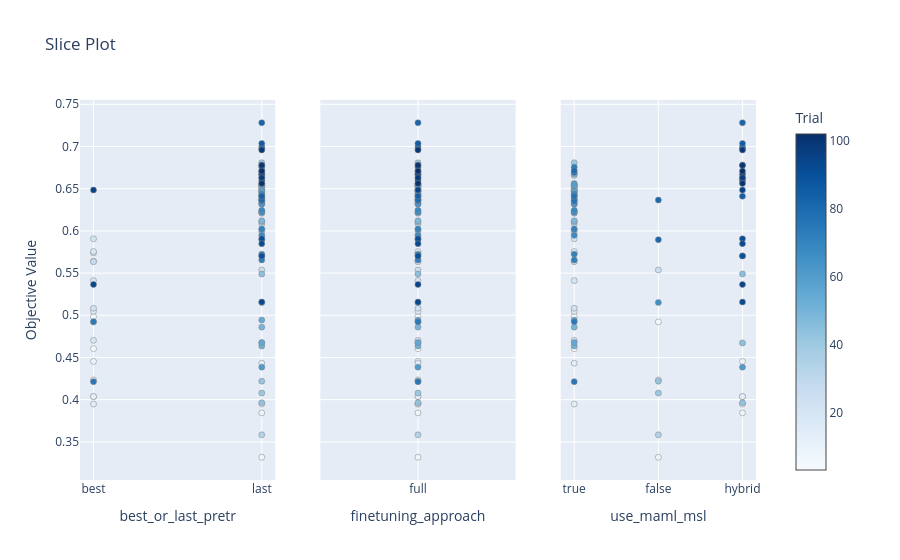

Source (notebook cell):
### Code cell
fig_slice = plot_slice(study, params=params_to_plot_MISC)
fig_slice.show()

### Figure 1 — Plotly figure (JSON) as saved in the notebook; plotly's stock layout.template omitted (floating-point values rounded to 4 significant figures)
{"data": [{"marker": {"color": [3, 4, 5, 6, 7, 8, 9, 10, 11, 12, 13, 14, 15, 16, 17, 18, 19, 20, 21, 22, 23, 24, 25, 26, 27, 28, 29, 30, 31, 32, 33, 34, 35, 36, 37, 38, 39, 40, 41, 42, 43, 44, 45, 46, 47, 48, 49, 50, 51, 52, 53, 54, 55, 56, 57, 58, 59, 60, 61, 62, 63, 64, 65, 66, 67, 68, 69, 70, 71, 72, 73, 74, 75, 76, 77, 78, 79, 80, 81, 82, 83, 84, 85, 86, 87, 88, 89, 90, 91, 92, 93, 94, 95, 96, 97, 98, 99, 100, 101, 102], "colorbar": {"title": {"text": "Trial"}, "x": 1, "xpad": 40}, "colorscale": [[0, "rgb(247,251,255)"], [0.125, "rgb(222,235,247)"], [0.25, "rgb(198,219,239)"], [0.375, "rgb(158,202,225)"], [0.5, "rgb(107,174,214)"], [0.625, "rgb(66,146,198)"], [0.75, "rgb(33,113,181)"], [0.875, "rgb(8,81,156)"], [1, "rgb(8,48,107)"]], "line": {"color": "Grey", "width": 0.5}, "showscale": true}, "mode": "markers", "name": "Feasible Trial", "showlegend": false, "type": "scatter", "x": ["best", "best", "best", "last", "last", "last", "best", "best", "best", "best", "best", "last", "best", "best", "best", "best", "best", "best", "best", "best", "last", "last", "last", "best", "last", "last", "last", "last", "last", "last", "last", "last", "last", "last", "last", "last", "last", "last", "last", "last", "last", "last", "last", "last", "last", "last", "last", "last", "last", "last", "last", "last", "last", "last", "last", "last", "last", "last", "last", "last", "last", "last", "last", "last", "last", "last", "last", "last", "last", "last", "last", "best", "best", "last", "last", "last", "last", "last", "last", "last", "last", "last", "last", "last", "last", "last", "last", "last", "last", "last", "last", "best", "best", "last", "last", "last", "last", "last", "last", "last"], "xaxis": "x", "y": [0.4604, 0.4984, 0.4922, 0.3948, 0.3318, 0.3844, 0.4453, 0.4036, 0.4036, 0.5641, 0.3948, 0.4432, 0.4234, 0.5047, 0.574, 0.5755, 0.4703, 0.5411, 0.5906, 0.5083, 0.6333, 0.6495, 0.5536, 0.5635, 0.599, 0.6495, 0.6656, 0.6536, 0.6469, 0.6375, 0.6208, 0.3583, 0.6083, 0.6536, 0.6365, 0.6109, 0.6536, 0.6807, 0.4078, 0.4219, 0.3964, 0.4672, 0.549, 0.6443, 0.6672, 0.612, 0.4859, 0.6016, 0.4635, 0.6516, 0.6318, 0.4943, 0.4677, 0.6474, 0.6469, 0.6562, 0.6547, 0.6417, 0.4385, 0.6234, 0.6318, 0.638, 0.5151, 0.6219, 0.5948, 0.6245, 0.6438, 0.6021, 0.5724, 0.5656, 0.6755, 0.4922, 0.4214, 0.6354, 0.6411, 0.6693, 0.6714, 0.6365, 0.5896, 0.7281, 0.6995, 0.6411, 0.7036, 0.6969, 0.6781, 0.6625, 0.5703, 0.5703, 0.5906, 0.5849, 0.5156, 0.5365, 0.6484, 0.6594, 0.6672, 0.663, 0.6958, 0.6776, 0.6563, 0.6708], "yaxis": "y"}, {"marker": {"color": [3, 4, 5, 6, 7, 8, 9, 10, 11, 12, 13, 14, 15, 16, 17, 18, 19, 20, 21, 22, 23, 24, 25, 26, 27, 28, 29, 30, 31, 32, 33, 34, 35, 36, 37, 38, 39, 40, 41, 42, 43, 44, 45, 46, 47, 48, 49, 50, 51, 52, 53, 54, 55, 56, 57, 58, 59, 60, 61, 62, 63, 64, 65, 66, 67, 68, 69, 70, 71, 72, 73, 74, 75, 76, 77, 78, 79, 80, 81, 82, 83, 84, 85, 86, 87, 88, 89, 90, 91, 92, 93, 94, 95, 96, 97, 98, 99, 100, 101, 102], "colorbar": {"title": {"text": "Trial"}, "x": 1, "xpad": 40}, "colorscale": [[0, "rgb(247,251,255)"], [0.125, "rgb(222,235,247)"], [0.25, "rgb(198,219,239)"], [0.375, "rgb(158,202,225)"], [0.5, "rgb(107,174,214)"], [0.625, "rgb(66,146,198)"], [0.75, "rgb(33,113,181)"], [0.875, "rgb(8,81,156)"], [1, "rgb(8,48,107)"]], "line": {"color": "Grey", "width": 0.5}, "showscale": false}, "mode": "markers", "name": "Feasible Trial", "showlegend": false, "type": "scatter", "x": ["full", "full", "full", "full", "full", "full", "full", "full", "full", "full", "full", "full", "full", "full", "full", "full", "full", "full", "full", "full", "full", "full", "full", "full", "full", "full", "full", "full", "full", "full", "full", "full", "full", "full", "full", "full", "full", "full", "full", "full", "full", "full", "full", "full", "full", "full", "full", "full", "full", "full", "full", "full", "full", "full", "full", "full", "full", "full", "full", "full", "full", "full", "full", "full", "full", "full", "full", "full", "full", "full", "full", "full", "full", "full", "full", "full", "full", "full", "full", "full", "full", "full", "full", "full", "full", "full", "full", "full", "full", "full", "full", "full", "full", "full", "full", "full", "full", "full", "full", "full"], "xaxis": "x2", "y": [0.4604, 0.4984, 0.4922, 0.3948, 0.3318, 0.3844, 0.4453, 0.4036, 0.4036, 0.5641, 0.3948, 0.4432, 0.4234, 0.5047, 0.574, 0.5755, 0.4703, 0.5411, 0.5906, 0.5083, 0.6333, 0.6495, 0.5536, 0.5635, 0.599, 0.6495, 0.6656, 0.6536, 0.6469, 0.6375, 0.6208, 0.3583, 0.6083, 0.6536, 0.6365, 0.6109, 0.6536, 0.6807, 0.4078, 0.4219, 0.3964, 0.4672, 0.549, 0.6443, 0.6672, 0.612, 0.4859, 0.6016, 0.4635, 0.6516, 0.6318, 0.4943, 0.4677, 0.6474, 0.6469, 0.6562, 0.6547, 0.6417, 0.4385, 0.6234, 0.6318, 0.638, 0.5151, 0.6219, 0.5948, 0.6245, 0.6438, 0.6021, 0.5724, 0.5656, 0.6755, 0.4922, 0.4214, 0.6354, 0.6411, 0.6693, 0.6714, 0.6365, 0.5896, 0.7281, 0.6995, 0.6411, 0.7036, 0.6969, 0.6781, 0.6625, 0.5703, 0.5703, 0.5906, 0.5849, 0.5156, 0.5365, 0.6484, 0.6594, 0.6672, 0.663, 0.6958, 0.6776, 0.6563, 0.6708], "yaxis": "y2"}, {"marker": {"color": [3, 4, 5, 6, 7, 8, 9, 10, 11, 12, 13, 14, 15, 16, 17, 18, 19, 20, 21, 22, 23, 24, 25, 26, 27, 28, 29, 30, 31, 32, 33, 34, 35, 36, 37, 38, 39, 40, 41, 42, 43, 44, 45, 46, 47, 48, 49, 50, 51, 52, 53, 54, 55, 56, 57, 58, 59, 60, 61, 62, 63, 64, 65, 66, 67, 68, 69, 70, 71, 72, 73, 74, 75, 76, 77, 78, 79, 80, 81, 82, 83, 84, 85, 86, 87, 88, 89, 90, 91, 92, 93, 94, 95, 96, 97, 98, 99, 100, 101, 102], "colorbar": {"title": {"text": "Trial"}, "x": 1, "xpad": 40}, "colorscale": [[0, "rgb(247,251,255)"], [0.125, "rgb(222,235,247)"], [0.25, "rgb(198,219,239)"], [0.375, "rgb(158,202,225)"], [0.5, "rgb(107,174,214)"], [0.625, "rgb(66,146,198)"], [0.75, "rgb(33,113,181)"], [0.875, "rgb(8,81,156)"], [1, "rgb(8,48,107)"]], "line": {"color": "Grey", "width": 0.5}, "showscale": false}, "mode": "markers", "name": "Feasible Trial", "showlegend": false, "type": "scatter", "x": [true, true, false, "hybrid", false, "hybrid", "hybrid", "hybrid", "hybrid", true, true, true, false, true, true, true, true, true, true, true, true, true, false, true, true, true, true, true, true, true, true, false, true, true, true, true, true, true, false, false, "hybrid", "hybrid", "hybrid", true, true, true, true, true, true, true, true, true, true, true, true, true, true, true, "hybrid", true, true, true, false, true, true, true, true, true, true, true, true, true, true, true, true, true, true, false, false, "hybrid", "hybrid", "hybrid", "hybrid", "hybrid", "hybrid", "hybrid", "hybrid", "hybrid", "hybrid", "hybrid", "hybrid", "hybrid", "hybrid", "hybrid", "hybrid", "hybrid", "hybrid", "hybrid", "hybrid", "hybrid"], "xaxis": "x3", "y": [0.4604, 0.4984, 0.4922, 0.3948, 0.3318, 0.3844, 0.4453, 0.4036, 0.4036, 0.5641, 0.3948, 0.4432, 0.4234, 0.5047, 0.574, 0.5755, 0.4703, 0.5411, 0.5906, 0.5083, 0.6333, 0.6495, 0.5536, 0.5635, 0.599, 0.6495, 0.6656, 0.6536, 0.6469, 0.6375, 0.6208, 0.3583, 0.6083, 0.6536, 0.6365, 0.6109, 0.6536, 0.6807, 0.4078, 0.4219, 0.3964, 0.4672, 0.549, 0.6443, 0.6672, 0.612, 0.4859, 0.6016, 0.4635, 0.6516, 0.6318, 0.4943, 0.4677, 0.6474, 0.6469, 0.6562, 0.6547, 0.6417, 0.4385, 0.6234, 0.6318, 0.638, 0.5151, 0.6219, 0.5948, 0.6245, 0.6438, 0.6021, 0.5724, 0.5656, 0.6755, 0.4922, 0.4214, 0.6354, 0.6411, 0.6693, 0.6714, 0.6365, 0.5896, 0.7281, 0.6995, 0.6411, 0.7036, 0.6969, 0.6781, 0.6625, 0.5703, 0.5703, 0.5906, 0.5849, 0.5156, 0.5365, 0.6484, 0.6594, 0.6672, 0.663, 0.6958, 0.6776, 0.6563, 0.6708], "yaxis": "y3"}], "layout": {"title": {"text": "Slice Plot"}, "xaxis": {"anchor": "y", "categoryarray": ["best", "last"], "categoryorder": "array", "domain": [0, 0.2889], "title": {"text": "best_or_last_pretr"}, "type": "category"}, "xaxis2": {"anchor": "y2", "categoryarray": ["full"], "categoryorder": "array", "domain": [0.3556, 0.6444], "title": {"text": "finetuning_approach"}, "type": "category"}, "xaxis3": {"anchor": "y3", "categoryarray": [true, false, "hybrid"], "categoryorder": "array", "domain": [0.7111, 1], "title": {"text": "use_maml_msl"}, "type": "category"}, "yaxis": {"anchor": "x", "domain": [0, 1], "title": {"text": "Objective Value"}}, "yaxis2": {"anchor": "x2", "domain": [0, 1], "matches": "y", "showticklabels": false}, "yaxis3": {"anchor": "x3", "domain": [0, 1], "matches": "y", "showticklabels": false}}}
